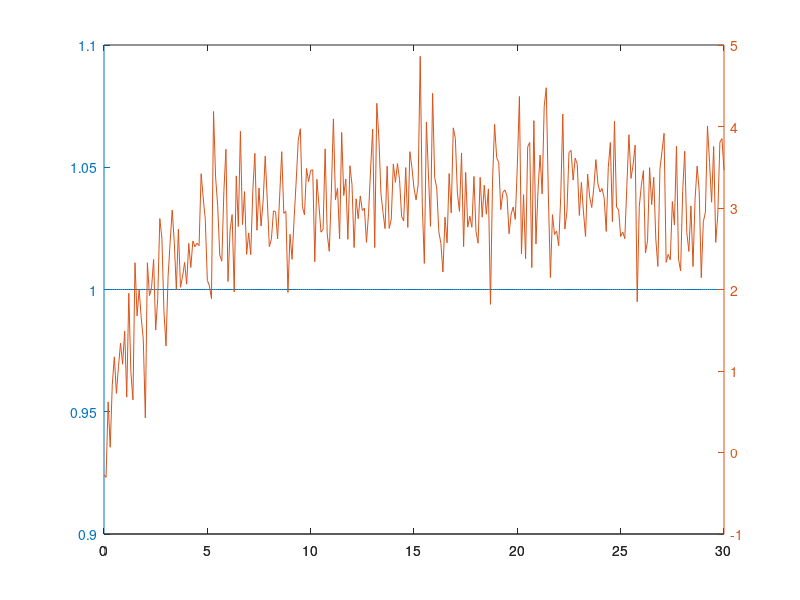
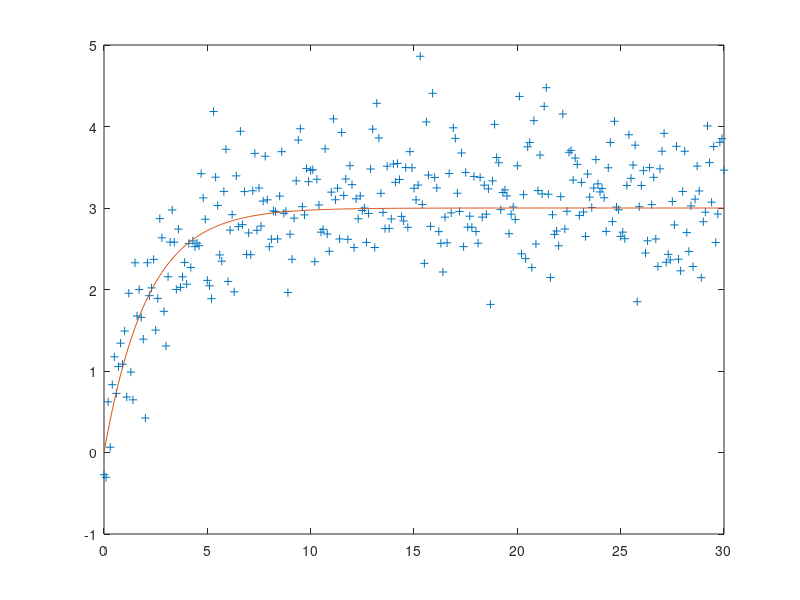

These figures' MATLAB source, in order:
close all;
clear all;

load('SprungAntwortSystem1.mat');
% Alles 0, ab t=0 Sprung auf 1

figure(1);
plotyy(tk,uk,tk,yk)

J_min=1e9;
iter_K = 0;
iter_Tau = 0;

for K = 1: 0.5 : 5
    iter_K = iter_K+1;
    iter_Tau=0;
    
    for Tau = 1 : 0.05 : 4 

        iter_Tau = iter_Tau+1;

        
        G=tf(K, [Tau,1]);
        %figure(2)

        yk_sim = lsim(G,uk,tk);
        %[Y,t,X] = step(G,tk)

        %figure(2)
        %plot(tk,yk,'+',tk,yk_sim)


        % Objective/Cost function
        yk_sim = yk_sim';
        J = sum((yk-yk_sim).^2);
        
        J_vec(iter_K,iter_Tau) = J;
        if J<J_min
            K_min=K
            J_min=J
            Tau_min=Tau
            
            pause(0.001)
            figure(2)
            plot(tk,yk,'+',tk,yk_sim)
        end
    end
    
end


%J_min
%min(min(J_vec))

%mesh(j_vec)




% sfdjdsfkjdsahfkdsafa